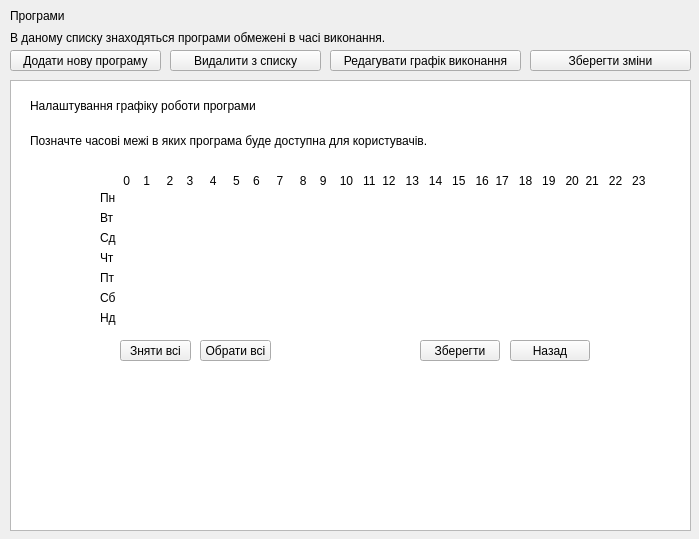
<?xml version="1.0" encoding="UTF-8"?>
<ui version="4.0">
 <class>AppSettings</class>
 <widget class="QWidget" name="AppSettings">
  <property name="geometry">
   <rect>
    <x>0</x>
    <y>0</y>
    <width>699</width>
    <height>539</height>
   </rect>
  </property>
  <property name="windowTitle">
   <string>Form</string>
  </property>
  <widget class="QPushButton" name="btAdd">
   <property name="geometry">
    <rect>
     <x>10</x>
     <y>50</y>
     <width>151</width>
     <height>21</height>
    </rect>
   </property>
   <property name="text">
    <string>Додати нову програму</string>
   </property>
  </widget>
  <widget class="QPushButton" name="btEdit">
   <property name="geometry">
    <rect>
     <x>330</x>
     <y>50</y>
     <width>191</width>
     <height>21</height>
    </rect>
   </property>
   <property name="text">
    <string>Редагувати графік виконання</string>
   </property>
  </widget>
  <widget class="QPushButton" name="btRemove">
   <property name="geometry">
    <rect>
     <x>170</x>
     <y>50</y>
     <width>151</width>
     <height>21</height>
    </rect>
   </property>
   <property name="text">
    <string>Видалити з списку</string>
   </property>
  </widget>
  <widget class="QLabel" name="label_2">
   <property name="geometry">
    <rect>
     <x>10</x>
     <y>30</y>
     <width>641</width>
     <height>16</height>
    </rect>
   </property>
   <property name="text">
    <string>В даному списку знаходяться програми обмежені в часі виконання.</string>
   </property>
  </widget>
  <widget class="QListWidget" name="lstProc">
   <property name="geometry">
    <rect>
     <x>10</x>
     <y>80</y>
     <width>681</width>
     <height>451</height>
    </rect>
   </property>
  </widget>
  <widget class="QLabel" name="label">
   <property name="geometry">
    <rect>
     <x>10</x>
     <y>0</y>
     <width>131</width>
     <height>31</height>
    </rect>
   </property>
   <property name="styleSheet">
    <string notr="true">font: 75 12pt &quot;MS Shell Dlg 2&quot;;</string>
   </property>
   <property name="text">
    <string>Програми</string>
   </property>
  </widget>
  <widget class="QWidget" name="editWidget" native="true">
   <property name="geometry">
    <rect>
     <x>10</x>
     <y>80</y>
     <width>681</width>
     <height>451</height>
    </rect>
   </property>
   <widget class="QPushButton" name="btUnselectAll">
    <property name="geometry">
     <rect>
      <x>110</x>
      <y>260</y>
      <width>71</width>
      <height>21</height>
     </rect>
    </property>
    <property name="text">
     <string>Зняти всі</string>
    </property>
   </widget>
   <widget class="QLabel" name="label_3">
    <property name="enabled">
     <bool>true</bool>
    </property>
    <property name="geometry">
     <rect>
      <x>20</x>
      <y>50</y>
      <width>641</width>
      <height>21</height>
     </rect>
    </property>
    <property name="text">
     <string>Позначте часові межі в яких програма буде доступна для користувачів.</string>
    </property>
   </widget>
   <widget class="QLabel" name="label_4">
    <property name="geometry">
     <rect>
      <x>90</x>
      <y>130</y>
      <width>21</width>
      <height>16</height>
     </rect>
    </property>
    <property name="styleSheet">
     <string notr="true">font: 10pt &quot;MS Shell Dlg 2&quot;;</string>
    </property>
    <property name="text">
     <string>Вт</string>
    </property>
   </widget>
   <widget class="QLabel" name="label_8">
    <property name="geometry">
     <rect>
      <x>90</x>
      <y>170</y>
      <width>21</width>
      <height>16</height>
     </rect>
    </property>
    <property name="styleSheet">
     <string notr="true">font: 10pt &quot;MS Shell Dlg 2&quot;;</string>
    </property>
    <property name="text">
     <string>Чт</string>
    </property>
   </widget>
   <widget class="QLabel" name="label_5">
    <property name="geometry">
     <rect>
      <x>90</x>
      <y>110</y>
      <width>21</width>
      <height>16</height>
     </rect>
    </property>
    <property name="styleSheet">
     <string notr="true">font: 10pt &quot;MS Shell Dlg 2&quot;;</string>
    </property>
    <property name="text">
     <string>Пн</string>
    </property>
   </widget>
   <widget class="QLabel" name="label_6">
    <property name="enabled">
     <bool>true</bool>
    </property>
    <property name="geometry">
     <rect>
      <x>110</x>
      <y>90</y>
      <width>641</width>
      <height>21</height>
     </rect>
    </property>
    <property name="text">
     <string> 0    1     2    3     4     5    6     7     8    9    10   11  12   13   14   15   16  17   18   19   20  21   22   23</string>
    </property>
   </widget>
   <widget class="QLabel" name="label_10">
    <property name="geometry">
     <rect>
      <x>90</x>
      <y>230</y>
      <width>21</width>
      <height>16</height>
     </rect>
    </property>
    <property name="styleSheet">
     <string notr="true">font: 10pt &quot;MS Shell Dlg 2&quot;;</string>
    </property>
    <property name="text">
     <string>Нд</string>
    </property>
   </widget>
   <widget class="QPushButton" name="btSave">
    <property name="geometry">
     <rect>
      <x>410</x>
      <y>260</y>
      <width>80</width>
      <height>21</height>
     </rect>
    </property>
    <property name="text">
     <string>Зберегти</string>
    </property>
   </widget>
   <widget class="QPushButton" name="btBack">
    <property name="geometry">
     <rect>
      <x>500</x>
      <y>260</y>
      <width>80</width>
      <height>21</height>
     </rect>
    </property>
    <property name="text">
     <string>Назад</string>
    </property>
   </widget>
   <widget class="QPushButton" name="btSelectAll">
    <property name="geometry">
     <rect>
      <x>190</x>
      <y>260</y>
      <width>71</width>
      <height>21</height>
     </rect>
    </property>
    <property name="text">
     <string>Обрати всі</string>
    </property>
   </widget>
   <widget class="QLabel" name="label_7">
    <property name="geometry">
     <rect>
      <x>20</x>
      <y>10</y>
      <width>311</width>
      <height>31</height>
     </rect>
    </property>
    <property name="styleSheet">
     <string notr="true">font: 75 12pt &quot;MS Shell Dlg 2&quot;;</string>
    </property>
    <property name="text">
     <string>Налаштування графіку роботи програми</string>
    </property>
   </widget>
   <widget class="QLabel" name="label_9">
    <property name="geometry">
     <rect>
      <x>90</x>
      <y>190</y>
      <width>21</width>
      <height>16</height>
     </rect>
    </property>
    <property name="styleSheet">
     <string notr="true">font: 10pt &quot;MS Shell Dlg 2&quot;;</string>
    </property>
    <property name="text">
     <string>Пт</string>
    </property>
   </widget>
   <widget class="QLabel" name="label_11">
    <property name="geometry">
     <rect>
      <x>90</x>
      <y>150</y>
      <width>21</width>
      <height>16</height>
     </rect>
    </property>
    <property name="styleSheet">
     <string notr="true">font: 10pt &quot;MS Shell Dlg 2&quot;;</string>
    </property>
    <property name="text">
     <string>Сд</string>
    </property>
   </widget>
   <widget class="QLabel" name="label_12">
    <property name="geometry">
     <rect>
      <x>90</x>
      <y>210</y>
      <width>21</width>
      <height>16</height>
     </rect>
    </property>
    <property name="styleSheet">
     <string notr="true">font: 10pt &quot;MS Shell Dlg 2&quot;;</string>
    </property>
    <property name="text">
     <string>Сб</string>
    </property>
   </widget>
  </widget>
  <widget class="QPushButton" name="btSaveAll">
   <property name="geometry">
    <rect>
     <x>530</x>
     <y>50</y>
     <width>161</width>
     <height>21</height>
    </rect>
   </property>
   <property name="text">
    <string>Зберегти зміни</string>
   </property>
  </widget>
 </widget>
 <resources/>
 <connections/>
</ui>
